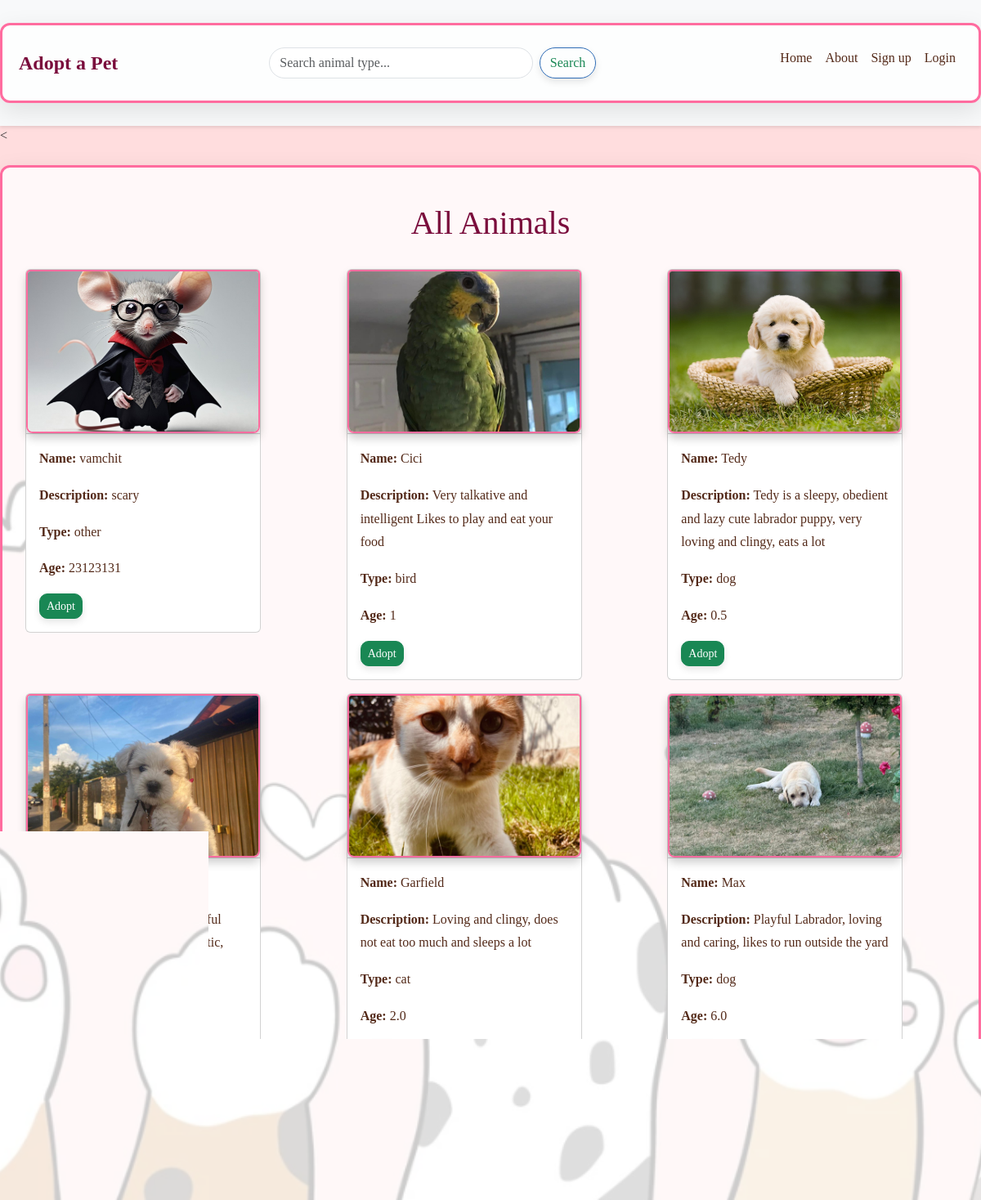
Page /animals on the committed database.
### app/models.py (models this page shows, shortened)
class Animal(db.Model):
    id = db.Column(db.Integer, primary_key=True)
    name = db.Column(db.String(100), nullable=False)
    age = db.Column(db.String(20), nullable=False)  # Age stored as string (e.g., "2 years")
    animal_type = db.Column(db.String(50), nullable=False)  # e.g., "dog", "cat"
    description = db.Column(db.Text, nullable=True)
    image = db.Column(db.String(255), nullable=False)  # Path to the image file

### app/backend/routes.py (the view)
@main.route('/animals', methods=['GET'])
def animals():
    animal_type = request.args.get('type')
    if animal_type:
        animals = Animal.query.filter_by(animal_type=animal_type).all()
    else:
        animals = Animal.query.all()
    for animal in animals:
        animal.image_path = f'{animal.image}'
    print(animal.image_path)
    return render_template('animals.html', animals=animals, filter_type=animal_type)

### app/frontend/templates/animals.html (shortened to what this page needs)
{% extends "home.html" %}
{% block content %}
<h1 class="text-center my-4">All Animals</h1>
<div class="row">
    {% for animal in animals %}
    <div class="col-12 col-md-6 col-lg-4">
        <div class="card m-2" style="width: 18rem;">
            <div class="card-header p-0">
                    <img src="{{ url_for('static', filename=animal.image_path) }}" class="card-img-top" alt="{{ animal.jpg }}" style="height: 200px; object-fit: cover;">
            </div>
            <div class="card-body">
                <p class="card-text"><strong>Name:</strong> {{ animal.name }}</p>
                <p class="card-text"><strong>Description:</strong> {{ animal.description }}</p>
                <p class="card-text"><strong>Type:</strong> {{ animal.animal_type }}</p>
                <p class="card-text"><strong>Age:</strong> {{ animal.age }}</p>
                <div class="d-flex justify-content-between mt-2">
                    {% if not current_user.is_admin %}
                    <a href="{{ url_for('main.adopt_animal', animal_id=animal.id) }}" class="btn btn-success btn-sm">Adopt</a>
                    {% endif %}
                </div>
            </div>
        </div>
    </div>
    {% endfor %}
</div>
{% endblock %}

### app/frontend/templates/home.html (shortened to what this page needs)
<!DOCTYPE html>
<html lang="en">
<head>
    <link rel="stylesheet" href="https://cdn.jsdelivr.net/npm/bootstrap@5.3.0/dist/css/bootstrap.min.css">
    <link rel="stylesheet" href="{{ url_for('static', filename='css/style.css') }}">
</head>
<body>
    <nav class="navbar navbar-expand-lg navbar-light bg-light">
        <div class="container">
            <a class="navbar-brand" href="/">Adopt a Pet</a>
            <div class="collapse navbar-collapse" id="navbarNav">
                <form class="d-flex mx-auto me-lg-5" style="max-width: 400px; width: 100%;" action="/search" method="GET">
                    <input class="form-control me-2" type="search" name="q" placeholder="Search animal type..." aria-label="Search">
                    <button class="btn btn-outline-success" type="submit">Search</button>
                </form>
                <ul class="navbar-nav ms-auto">
                    <li class="nav-item">
                        <a class="nav-link" href="/">Home</a>
                    </li>
                    <li class="nav-item"><a class="nav-link" href="/about">About</a></li>
                    {% if not current_user.is_authenticated %}
                        <li class="nav-item"><a class="nav-link" href="/sign_up">Sign up</a></li>
                        <li class="nav-item"><a class="nav-link" href="/login">Login</a></li>
                    {% endif %}
                </ul>
            </div>
        </div>
    </nav>
    <<div class="container mt-4">
        {% block content %}{% endblock %}
    </div>
    <footer class="text-center py-3 mt-4 bg-light">
        <p>&copy; 2024 Animal Adoption Center</p>
    </footer>
</body>
</html>

### app/frontend/static/css/style.css (style rules this page uses)
body { font-family: 'Georgia', serif; background-color: #FDDCDDFF; margin: 0; padding: 0; background-image: url('/static/images/background.png'); background-size: cover; background-repeat: no-repeat; background-attachment: fixed; background-position: center; }
h1, h2 { color: #7A0C3C; font-family: 'Playfair Display', serif; }
.navbar { background-color: #FF6CAC; box-shadow: 0 2px 4px rgba(0, 0, 0, 0.1); }
.navbar-brand { color: #7A0C3C; font-weight: bold; font-size: 1.5rem; }
img { border-radius: 8px; box-shadow: 0 6px 12px rgba(0, 0, 0, 0.2); border: 2px solid #ff6c9f; }
.container { background-color: rgba(255, 255, 255, 0.8); border: 3px solid #ff6c9f; border-radius: 12px; padding: 40px; box-shadow: 0 10px 30px rgba(0, 0, 0, 0.1); max-width: 1200px; margin: 20px auto; }
footer { background-color: #40061E; color: #ffffff; padding: 20px; text-align: center; box-shadow: 0 -2px 4px rgba(0, 0, 0, 0.1); }
footer p { margin: 0; }
button { background-color: #ff6ca4; color: #fff; border: none; padding: 14px 28px; border-radius: 6px; cursor: pointer; font-size: 18px; box-shadow: 0 6px 12px rgba(0, 0, 0, 0.2); transition: all 0.3s ease; }
p { line-height: 1.8; color: #532918; }
ul li { margin-bottom: 12px; font-size: 16px; }
.btn { transition: background-color 0.3s ease, transform 0.3s ease; }
.card-img-top { transition: transform 0.3s ease; }
.btn { border-radius: 10px; box-shadow: 0px 4px 8px rgba(0, 0, 0, 0.1); }
body { background-color: #cdc5c5; color: #333; }
.navbar { background-color: #73159e; }
.navbar-nav .nav-link { color: #532918 !important; }
footer { background-color: #084e0b; color: white; border-top: 2px solid #fff; }
footer { padding: 20px 0; text-align: center; background-color: #4b614c; color: white; border-top: 2px solid #fff; }
.navbar-nav .nav-link { color: #ff6ca4; transition: color 0.3s ease; }
.navbar-collapse { justify-content: center; }
form.d-flex { margin: 0 auto; max-width: 400px; }
form .form-control { border-radius: 20px; }
form .btn-outline-success { border-radius: 20px; border-color: #2e6cb6; }
.card { transition: transform 0.3s ease; }
.container { padding: 20px; }
h1 { text-align: center; margin-bottom: 30px; }
img { max-width: 100%; height: auto; display: block; margin: 0 auto; }

### rows in the picture
Animal: shows a picture, name "vamchit", description "scary", animal_type "other", age "23123131"
Animal: shows a picture, name "Cici", description "Very talkative and intelligent Likes to play and eat your food", animal_type "bird", age "1"
Animal: shows a picture, name "Tedy", description "Tedy is a sleepy, obedient and lazy cute labrador puppy, very loving and clingy, eats a lot", animal_type "dog", age "0.5"
Animal: shows a picture, description "Otis is a very playful little Bichon puppy, very energetic, cheerful and loving", age "0.4"
Animal: shows a picture, name "Garfield", description "Loving and clingy, does not eat too much and sleeps a lot", animal_type "cat", age "2.0"
Animal: shows a picture, name "Max", description "Playful Labrador, loving and caring, likes to run outside the yard", animal_type "dog", age "6.0"
